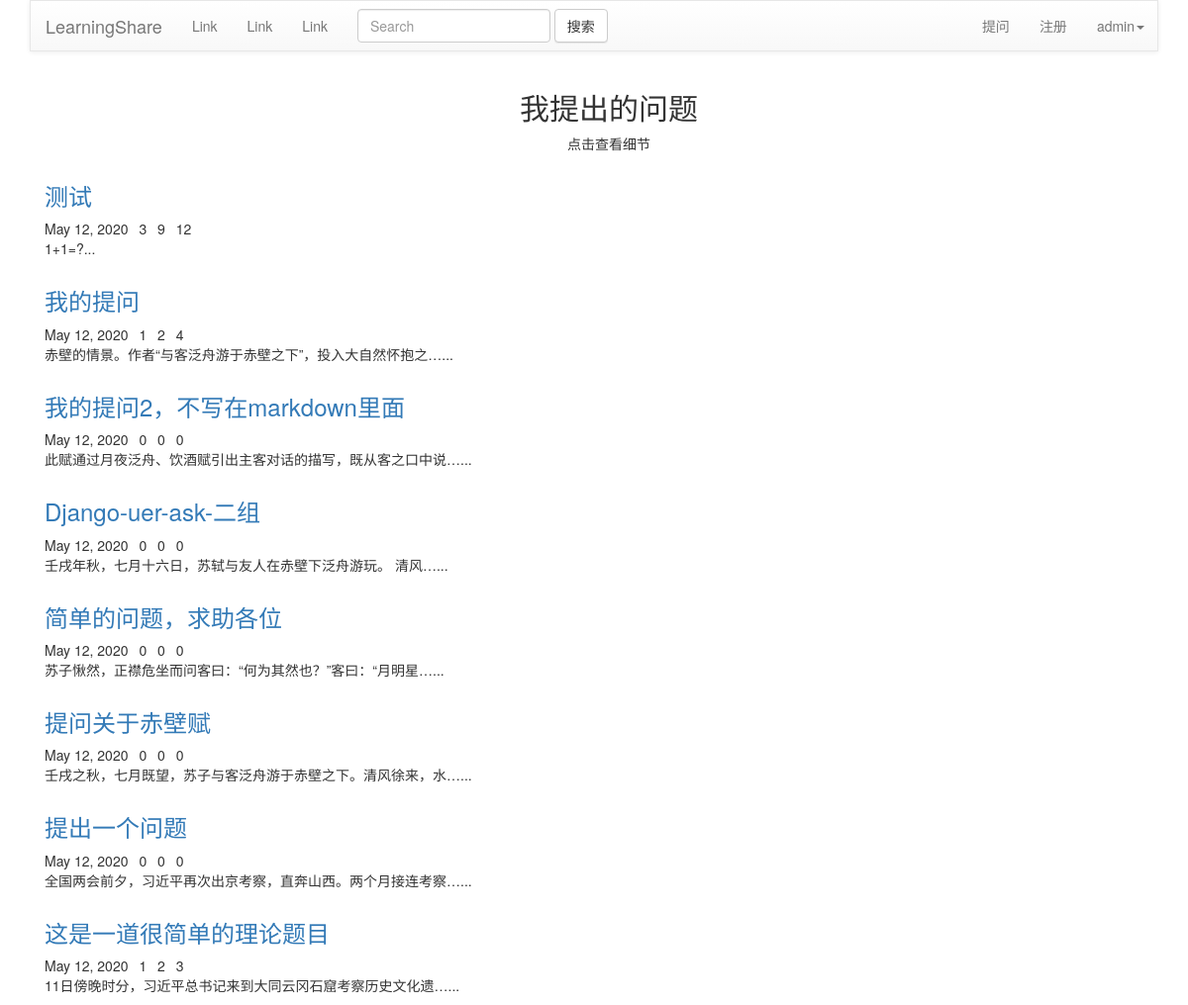
The app's page /question/my_questions/ (signed in) with its own data.
### QuestionApp/models.py (models this page shows, shortened)
class Question(models.Model):
    user = models.ForeignKey(User, verbose_name='提问者', related_name='questions',on_delete=models.CASCADE)
    questionTitle = models.CharField('问题标题', max_length=40, unique=True,blank=False)
    questionCategory = models.ForeignKey('CategoryApp.Category', verbose_name='板块名称', on_delete=models.CASCADE)
    questionDescription = models.TextField('详细描述')
    created=models.DateTimeField(default=timezone.now,verbose_name='发布日期')
    publishDate = models.DateTimeField(auto_now=True, verbose_name='更新日期')
    goodNum = models.IntegerField(default=0,verbose_name='赞数')
    badNum = models.IntegerField(default=0, verbose_name='反对数')
    grade = models.IntegerField(default=0, verbose_name='综合质量')
    collect = models.ManyToManyField(User, verbose_name='收藏',blank=True)
    users_like = models.ManyToManyField(User, related_name="questions_like", blank=True)

### AnswerApp/models.py (models this page shows, shortened)
class AnswerModel(models.Model):
    author = models.ForeignKey(User, related_name='answers', verbose_name='回答者', on_delete=models.CASCADE)
    question = models.ForeignKey('QuestionApp.Question', related_name='answers',
                                 verbose_name='问题', on_delete=models.CASCADE)
    pub_date = models.DateTimeField(auto_now=True, verbose_name='回答时间')
    answer_text = models.TextField(verbose_name='回答内容')
    goodNum = models.IntegerField(default=0, verbose_name='赞数')
    badNum = models.IntegerField(default=0, verbose_name='反对数')
    grade = models.IntegerField(default=0, verbose_name='综合质量')
    collect = models.ManyToManyField(User, related_name='collect_answer', verbose_name='收藏')
    user_like_answer = models.ManyToManyField(User, related_name='answers_like', blank=True)
    user_unlike_answer = models.ManyToManyField(User, related_name='answers_unlike', blank=True)
    class Meta:
        ordering = ("-grade",)

### QuestionApp/views.py (the view)
# urls.py: path('my_questions/', views.my_questions, name='my_questions'),
def my_questions(request):
    username = request.user.username
    is_logged_in = True
    context = {
        'username': username,
        'is_logged_in': is_logged_in,
    }
    questions = request.user.questions.all()
    answers = request.user.answers.all()
    context['questions'] = questions
    context['answers'] = answers
    return render(request, 'question/my_questions.html', context)

### templates/question/my_questions.html (shortened to what this page needs)
{% extends "index.html" %}
{% load static %}
{% block content %}
    <div id="fh5co-blog">
		<div class="container">
			<div class="row animate-box">
				<div class="col-md-8 col-md-offset-2 text-center fh5co-heading">
					<h2>我提出的问题</h2>
					<p>点击查看细节</p>
				</div>
			</div>
			<div class="row">
                {% for question in questions %}
                <div class="col-lg-12 col-md-12">
					<div class="fh5co-blog animate-box">
						<div class="blog-text">
							<h3><a href="{% url 'question:question_content' question_id=question.id %}">{{ question.questionTitle }}</a></h3>
							<span class="posted_on">{{ question.publishDate | date:"F j, Y" }}</span>
                            <span class="comment">&ensp;{{ question.badNum }}</span>
                            <span class="comment">&ensp;{{ question.goodNum }}</span>
                            <span class="comment">&ensp;{{ question.answers.all | length }}</span>
                            <p>{{ question.questionDescription | truncatechars:"30" }}...</p>
						</div>
					</div>
				</div>
                {% endfor %}
			</div>
		</div>
	</div>
{% endblock %}

### templates/head.html (shortened to what this page needs)
{% load static %}
<!DOCTYPE html>
<html lang="zh-CN">
<head>
    <link rel="stylesheet" href="{% static 'css/bootstrap.css' %}">
    <link rel="stylesheet" href="{% static 'css/main.css' %}">
</head>
<body>
<div class="navbar navbar-default">
    <div class="container">
        <div class="navbar-header">
            <a href="{% url 'question:index' %}" class="navbar-brand">LearningShare</a>
        </div>
        <ul class="nav navbar-nav">
            <li><a href="#">Link</a></li>
            <li><a href="#">Link</a></li>
            <li><a href="#">Link</a></li>
        </ul>
		<form class="navbar-form navbar-left" role="search" method="get" id="searchform" action="{%url 'question:search' %}">
			<div class="form-group">
				<input type="search" class="form-control" name="keyword" placeholder="Search" required>
				<button type="submit" class="btn btn-default"><span>搜索</span></button>
			</div>
		</form>
        <ul class="nav navbar-nav navbar-right">
            <li><a href="{% url 'question:add_question' %}">提问</a></li>
			<li><a href="{% url 'account:user_register' %}">注册</a></li>
			{% if user.is_authenticated %}
				<li class="dropdown">
					<a class="dropdown-toggle" href="#" data-toggle="dropdown">{{ user.username }}<strong class="caret"></strong></a>
				</li>
            {% else %}
                <li>
					<a href="{% url 'account:user_login' %}">登录</a>
				</li>
            {% endif %}
        </ul>
    </div>
</div>

### static/css/main.css (style rules this page uses)
.navbar { border-radius: 0; }
.navbar-right { margin : 0px 15px 0px 0px }

### records on screen
Question: questionTitle "测试", publishDate "May 12, 2020", badNum "3", goodNum "9", answers.all|length "12", questionDescription "1+1=?"
Question: questionTitle "我的提问", publishDate "May 12, 2020", badNum "1", goodNum "2", answers.all|length "4", questionDescription "赤壁的情景。作者“与客泛舟游于赤壁之下”，投入大自然怀抱之…"
Question: questionTitle "我的提问2，不写在markdown里面", publishDate "May 12, 2020", badNum "0", goodNum "0", answers.all|length "0", questionDescription "此赋通过月夜泛舟、饮酒赋引出主客对话的描写，既从客之口中说…"
Question: questionTitle "Django-uer-ask-二组", publishDate "May 12, 2020", badNum "0", goodNum "0", answers.all|length "0", questionDescription "壬戌年秋，七月十六日，苏轼与友人在赤壁下泛舟游玩。 清风…"
Question: questionTitle "简单的问题，求助各位", publishDate "May 12, 2020", badNum "0", goodNum "0", answers.all|length "0", questionDescription "苏子愀然，正襟危坐而问客曰：“何为其然也？”客曰：“月明星…"
Question: questionTitle "提问关于赤壁赋", publishDate "May 12, 2020", badNum "0", goodNum "0", answers.all|length "0", questionDescription "壬戌之秋，七月既望，苏子与客泛舟游于赤壁之下。清风徐来，水…"
Question: questionTitle "提出一个问题", publishDate "May 12, 2020", badNum "0", goodNum "0", answers.all|length "0", questionDescription "全国两会前夕，习近平再次出京考察，直奔山西。两个月接连考察…"
Question: questionTitle "这是一道很简单的理论题目", publishDate "May 12, 2020", badNum "1", goodNum "2", answers.all|length "3", questionDescription "11日傍晚时分，习近平总书记来到大同云冈石窟考察历史文化遗…"

### other values on screen
{{ user.username }} "admin"
